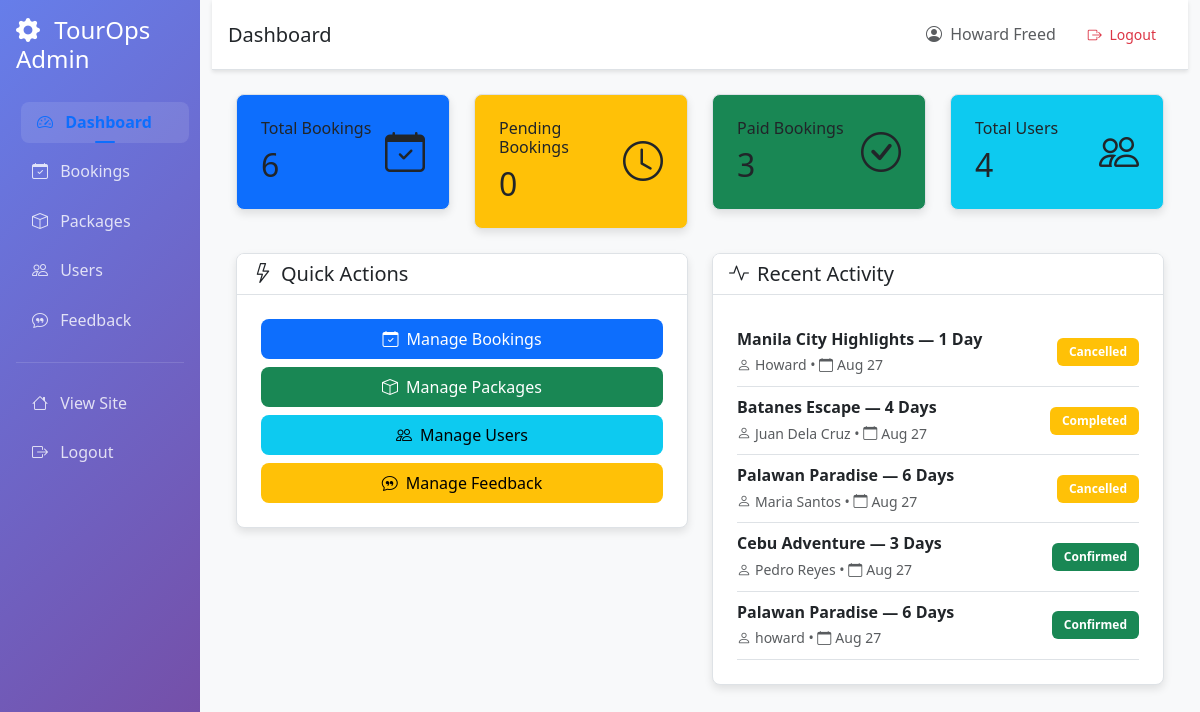
The app's page /admin/ (signed in) with its own data.
### tables this page shows
CREATE TABLE `bookings` (
  `id` int(11) NOT NULL,
  `user_id` int(11) DEFAULT NULL,
  `guest_name` varchar(150) NOT NULL,
  `guest_email` varchar(150) NOT NULL,
  `package_id` int(11) NOT NULL,
  `pax` int(11) NOT NULL,
  `total` decimal(10,2) NOT NULL,
  `travel_date` date NOT NULL,
  `special_requests` text DEFAULT NULL,
  `payment_status` enum('Pending','Paid','Partial','Cancelled') DEFAULT 'Pending',
  `status` varchar(30) DEFAULT 'Pending',
  `notes` text DEFAULT NULL,
  `created_at` timestamp NOT NULL DEFAULT current_timestamp()
);

CREATE TABLE `packages` (
  `id` int(11) NOT NULL,
  `title` varchar(200) NOT NULL,
  `description` text DEFAULT NULL,
  `days` int(11) NOT NULL,
  `duration` varchar(50) DEFAULT NULL,
  `price` decimal(10,2) NOT NULL,
  `highlights` text DEFAULT NULL,
  `image` varchar(255) DEFAULT NULL,
  `image_url` varchar(255) DEFAULT NULL,
  `location` varchar(200) DEFAULT NULL,
  `group_size` int(11) DEFAULT 1,
  `created_at` timestamp NOT NULL DEFAULT current_timestamp()
);

### admin/index.php (the view, shortened to what this page needs)
<?php
require_once '../inc/db.php';
$stm = $pdo->query("SELECT COUNT(*) as total FROM bookings");
$total_bookings = $stm->fetch()['total'];
$stm = $pdo->query("SELECT COUNT(*) as total FROM users");
$total_users = $stm->fetch()['total'];
$stm = $pdo->query("SELECT COUNT(*) as pending FROM bookings WHERE status = 'Pending'");
$pending_bookings = $stm->fetch()['pending'];
$stm = $pdo->query("SELECT COUNT(*) as paid FROM bookings WHERE payment_status = 'Paid'");
$paid_bookings = $stm->fetch()['paid'];
include 'header.php';
?>
<div class="row mb-4">
    <div class="col-md-3">
        <div class="card bg-primary text-white no-hover">
            <div class="card-body">
                <div class="d-flex justify-content-between">
                    <div>
                        <h6 class="card-title">Total Bookings</h6>
                        <h2 class="mb-0"><?=$total_bookings?></h2>
                    </div>
                    <div class="align-self-center">
                        <i class="bi bi-calendar-check fs-1"></i>
                    </div>
                </div>
            </div>
        </div>
    </div>
    <div class="col-md-3">
        <div class="card bg-warning text-white no-hover">
            <div class="card-body">
                <div class="d-flex justify-content-between">
                    <div>
                        <h6 class="card-title">Pending Bookings</h6>
                        <h2 class="mb-0"><?=$pending_bookings?></h2>
                    </div>
                    <div class="align-self-center">
                        <i class="bi bi-clock fs-1"></i>
                    </div>
                </div>
            </div>
        </div>
    </div>
    <div class="col-md-3">
        <div class="card bg-success text-white no-hover">
            <div class="card-body">
                <div class="d-flex justify-content-between">
                    <div>
                        <h6 class="card-title">Paid Bookings</h6>
                        <h2 class="mb-0"><?=$paid_bookings?></h2>
                    </div>
                    <div class="align-self-center">
                        <i class="bi bi-check-circle fs-1"></i>
                    </div>
                </div>
            </div>
        </div>
    </div>
    <div class="col-md-3">
        <div class="card bg-info text-white no-hover">
            <div class="card-body">
                <div class="d-flex justify-content-between">
                    <div>
                        <h6 class="card-title">Total Users</h6>
                        <h2 class="mb-0"><?=$total_users?></h2>
                    </div>
                    <div class="align-self-center">
                        <i class="bi bi-people fs-1"></i>
                    </div>
                </div>
            </div>
        </div>
    </div>
</div>
<div class="row">
    <div class="col-md-6">
        <div class="card no-hover">
            <div class="card-header">
                <h5 class="mb-0"><i class="bi bi-lightning me-2"></i>Quick Actions</h5>
            </div>
            <div class="card-body">
                <div class="d-grid gap-2">
                    <a href="bookings.php" class="btn btn-primary">
                        <i class="bi bi-calendar-check me-2"></i>Manage Bookings
                    </a>
                    <a href="packages.php" class="btn btn-success">
                        <i class="bi bi-box me-2"></i>Manage Packages
                    </a>
                    <a href="users.php" class="btn btn-info">
                        <i class="bi bi-people me-2"></i>Manage Users
                    </a>
                    <a href="feedback.php" class="btn btn-warning">
                        <i class="bi bi-chat-quote me-2"></i>Manage Feedback
                    </a>
                </div>
            </div>
        </div>
    </div>
    <div class="col-md-6">
        <div class="card no-hover">
            <div class="card-header">
                <h5 class="mb-0"><i class="bi bi-activity me-2"></i>Recent Activity</h5>
            </div>
            <div class="card-body">
                <?php
                $stm = $pdo->query("SELECT b.*, p.title FROM bookings b JOIN packages p ON p.id = b.package_id ORDER BY b.created_at DESC LIMIT 5");
                $recent_bookings = $stm->fetchAll();
                ?>
                <?php if (empty($recent_bookings)): ?>
                    <p class="text-muted">No recent bookings</p>
                <?php else: ?>
                    <?php foreach ($recent_bookings as $b): ?>
                        <div class="d-flex justify-content-between align-items-center py-2 border-bottom">
                            <div>
                                <strong><?=htmlspecialchars($b['title'])?></strong><br>
                                <small class="text-muted">
                                    <i class="bi bi-person me-1"></i><?=htmlspecialchars($b['guest_name'])?> •
                                    <i class="bi bi-calendar me-1"></i><?=date('M j', strtotime($b['created_at']))?>
                                </small>
                            </div>
                            <span class="badge bg-<?=$b['status'] === 'Confirmed' ? 'success' : 'warning'?>">
                                <?=$b['status']?>
                            </span>
                        </div>
                    <?php endforeach; ?>
                <?php endif; ?>
            </div>
        </div>
    </div>
</div>
<?php include 'footer.php'; ?>

### assets/css/styles.css (style rules this page uses)
:root { --primary-color: #0d6efd; --secondary-color: #6c757d; --success-color: #198754; --danger-color: #dc3545; --warning-color: #ffc107; --info-color: #0dcaf0; --body-bg: #f8f9fa; --body-bg-alt: #ffffff; --text-color: #212529; --text-muted: #6c757d; --border-color: #dee2e6; --card-bg: #ffffff; --card-hover-bg: #f8f9fa; --navbar-bg: var(--footer-bg); --footer-bg: #212529; --shadow-sm: 0 0.125rem 0.25rem rgba(0, 0, 0, 0.075); --shadow: 0 0.25rem 0.5rem rgba(0, 0, 0, 0.1); --shadow-lg: 0 0.5rem 1rem rgba(0, 0, 0, 0.15); --border-radius: 0.5rem; --transition: all 0.3s cubic-bezier(0.4, 0, 0.2, 1); }
* { box-sizing: border-box; }
html { scroll-behavior: smooth; }
body { background-color: var(--body-bg); color: var(--text-color); font-family: 'Segoe UI', Tahoma, Geneva, Verdana, sans-serif; line-height: 1.6; margin: 0; padding: 0; transition: background-color 0.3s ease, color 0.3s ease; }
.card { background-color: var(--card-bg); border: 1px solid var(--border-color); border-radius: var(--border-radius); box-shadow: var(--shadow); transition: var(--transition); overflow: hidden; }
.card-header { background-color: var(--body-bg-alt); border-bottom: 1px solid var(--border-color); font-weight: 600; color: var(--text-color); }
.card-body { padding: 1.5rem; color: var(--text-color); }
.btn { border-radius: var(--border-radius); font-weight: 500; transition: var(--transition); border: none; padding: 0.5rem 1rem; }
.btn-primary { background-color: var(--primary-color); color: white; }
a, .btn-link { transition: var(--transition); }
.badge { font-weight: 500; padding: 0.5rem 0.75rem; font-weight: 600; }

### records on screen
bookings: package.title "Manila City Highlights — 1 Day", guest_name "Howard", created_at "Aug 27", status "Cancelled"
bookings: package.title "Batanes Escape — 4 Days", guest_name "Juan Dela Cruz", created_at "Aug 27", status "Completed"
bookings: package.title "Palawan Paradise — 6 Days", guest_name "Maria Santos", created_at "Aug 27", status "Cancelled"
bookings: package.title "Cebu Adventure — 3 Days", guest_name "Pedro Reyes", created_at "Aug 27", status "Confirmed"
bookings: package.title "Palawan Paradise — 6 Days", guest_name "howard", created_at "Aug 27", status "Confirmed"

### other values on screen
$page_titles[$current_page] "Dashboard"
$_SESSION['user']['fullname'] "Howard Freed"
$total_bookings "6"
$pending_bookings "0"
$paid_bookings "3"
$total_users "4"
